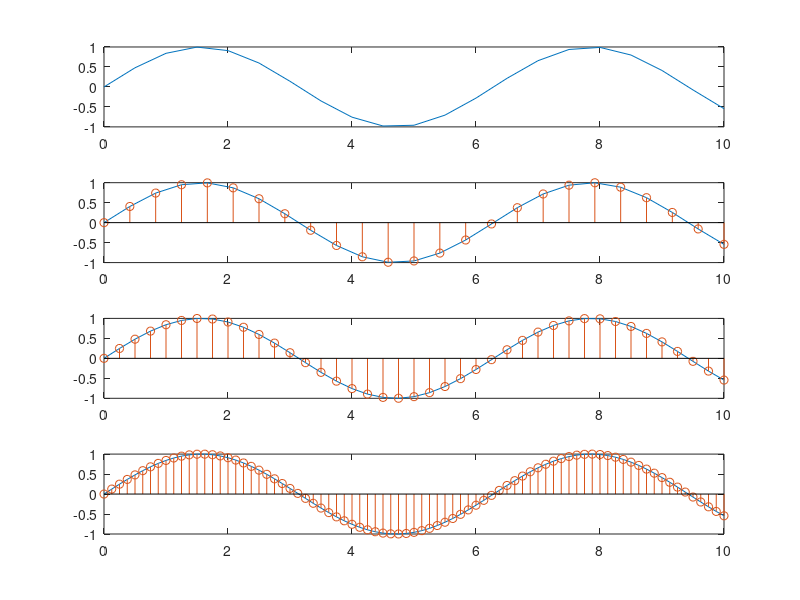

Source code (MATLAB):
clc;
clear all;
close all;

a =1;
f=1;
fs=f;
t = 0:0.5/fs:10; x = a*sin(f*t);
subplot(4,1,1); plot(t,x);

fs=1.2*f;
t = 0:0.5/fs:10; x = a*sin(f*t);
subplot(4,1,2); plot(t,x);
hold on; stem(t,x);

fs=2*f;
t = 0:0.5/fs:10; x = a*sin(f*t);
subplot(4,1,3); plot(t,x);
hold on; stem(t,x);

fs=4*f;
t = 0:0.5/fs:10; x = a*sin(f*t);
subplot(4,1,4); plot(t,x);
hold on; stem(t,x);